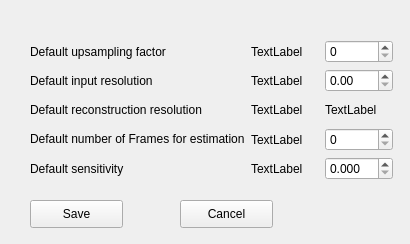
<?xml version="1.0" encoding="UTF-8"?>
<ui version="4.0">
 <class>OptionWidget</class>
 <widget class="QWidget" name="OptionWidget">
  <property name="geometry">
   <rect>
    <x>0</x>
    <y>0</y>
    <width>410</width>
    <height>244</height>
   </rect>
  </property>
  <property name="sizePolicy">
   <sizepolicy hsizetype="Preferred" vsizetype="Preferred">
    <horstretch>0</horstretch>
    <verstretch>0</verstretch>
   </sizepolicy>
  </property>
  <property name="windowTitle">
   <string>Form</string>
  </property>
  <widget class="QWidget" name="gridLayoutWidget">
   <property name="geometry">
    <rect>
     <x>30</x>
     <y>40</y>
     <width>363</width>
     <height>140</height>
    </rect>
   </property>
   <layout class="QGridLayout" name="gridLayout">
    <item row="3" column="2">
     <widget class="QSpinBox" name="spn_default_skellam">
      <property name="maximum">
       <number>999</number>
      </property>
     </widget>
    </item>
    <item row="1" column="2">
     <widget class="QDoubleSpinBox" name="spn_default_input_resolution">
      <property name="sizePolicy">
       <sizepolicy hsizetype="Minimum" vsizetype="Fixed">
        <horstretch>0</horstretch>
        <verstretch>0</verstretch>
       </sizepolicy>
      </property>
      <property name="maximum">
       <double>999.000000000000000</double>
      </property>
     </widget>
    </item>
    <item row="3" column="0">
     <widget class="QLabel" name="label_3">
      <property name="sizePolicy">
       <sizepolicy hsizetype="Maximum" vsizetype="Maximum">
        <horstretch>0</horstretch>
        <verstretch>0</verstretch>
       </sizepolicy>
      </property>
      <property name="text">
       <string>Default number of Frames for estimation</string>
      </property>
     </widget>
    </item>
    <item row="1" column="0">
     <widget class="QLabel" name="label_2">
      <property name="sizePolicy">
       <sizepolicy hsizetype="Minimum" vsizetype="Minimum">
        <horstretch>0</horstretch>
        <verstretch>0</verstretch>
       </sizepolicy>
      </property>
      <property name="text">
       <string>Default input resolution</string>
      </property>
     </widget>
    </item>
    <item row="2" column="0">
     <widget class="QLabel" name="label_4">
      <property name="text">
       <string>Default reconstruction resolution</string>
      </property>
     </widget>
    </item>
    <item row="0" column="2">
     <widget class="QSpinBox" name="spn_default_factor">
      <property name="sizePolicy">
       <sizepolicy hsizetype="Minimum" vsizetype="Fixed">
        <horstretch>0</horstretch>
        <verstretch>0</verstretch>
       </sizepolicy>
      </property>
      <property name="maximum">
       <number>999</number>
      </property>
     </widget>
    </item>
    <item row="0" column="1">
     <widget class="QLabel" name="txtlbl_current_factor">
      <property name="text">
       <string>TextLabel</string>
      </property>
     </widget>
    </item>
    <item row="1" column="1">
     <widget class="QLabel" name="txtlbl_current_input_resolution">
      <property name="text">
       <string>TextLabel</string>
      </property>
     </widget>
    </item>
    <item row="2" column="1">
     <widget class="QLabel" name="txtlbl_current_reconstruction_resolution">
      <property name="text">
       <string>TextLabel</string>
      </property>
     </widget>
    </item>
    <item row="0" column="0">
     <widget class="QLabel" name="label">
      <property name="sizePolicy">
       <sizepolicy hsizetype="Minimum" vsizetype="Minimum">
        <horstretch>0</horstretch>
        <verstretch>0</verstretch>
       </sizepolicy>
      </property>
      <property name="text">
       <string>Default upsampling factor</string>
      </property>
     </widget>
    </item>
    <item row="3" column="1">
     <widget class="QLabel" name="txtlbl_current_skellam">
      <property name="text">
       <string>TextLabel</string>
      </property>
     </widget>
    </item>
    <item row="4" column="0">
     <widget class="QLabel" name="label_5">
      <property name="text">
       <string>Default sensitivity</string>
      </property>
     </widget>
    </item>
    <item row="4" column="1">
     <widget class="QLabel" name="txtlab_current_sensitivity">
      <property name="text">
       <string>TextLabel</string>
      </property>
     </widget>
    </item>
    <item row="4" column="2">
     <widget class="QDoubleSpinBox" name="spn_default_sensitivity">
      <property name="decimals">
       <number>3</number>
      </property>
     </widget>
    </item>
    <item row="2" column="2">
     <widget class="QLabel" name="lbl_default_reconstruction_resolution">
      <property name="text">
       <string>TextLabel</string>
      </property>
     </widget>
    </item>
   </layout>
  </widget>
  <widget class="QPushButton" name="btn_saveSettings">
   <property name="geometry">
    <rect>
     <x>30</x>
     <y>200</y>
     <width>93</width>
     <height>28</height>
    </rect>
   </property>
   <property name="text">
    <string>Save</string>
   </property>
  </widget>
  <widget class="QPushButton" name="btn_cancel">
   <property name="geometry">
    <rect>
     <x>180</x>
     <y>200</y>
     <width>93</width>
     <height>28</height>
    </rect>
   </property>
   <property name="text">
    <string>Cancel</string>
   </property>
  </widget>
 </widget>
 <tabstops>
  <tabstop>spn_default_factor</tabstop>
  <tabstop>spn_default_input_resolution</tabstop>
 </tabstops>
 <resources/>
 <connections/>
</ui>
